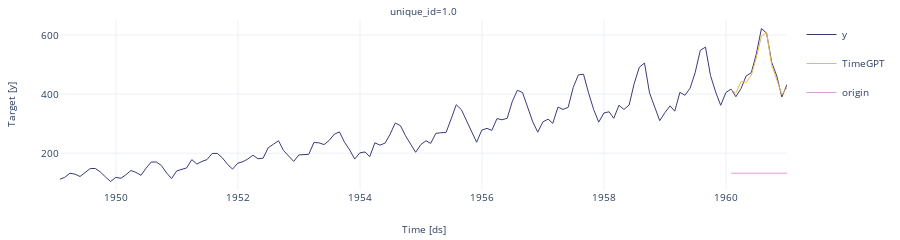

This figure's notebook cell:
### Code cell
sf.plot(df,forecasts_df,engine='plotly')

### Figure 1 — Plotly figure (JSON) as saved in the notebook; plotly's stock layout.template omitted (floating-point values rounded to 4 significant figures; data arrays with more than 128 entries replaced by an {"elided": "..."} marker saying what was removed)
{"data": [{"legendgroup": "y", "line": {"color": "#393b79", "width": 1}, "mode": "lines", "name": "y", "showlegend": true, "type": "scatter", "x": {"elided": "156 str values"}, "xaxis": "x", "y": {"elided": "156 int values"}, "yaxis": "y"}, {"legendgroup": "TimeGPT", "line": {"color": "#e7ba52", "width": 1}, "mode": "lines", "name": "TimeGPT", "showlegend": true, "type": "scatter", "x": {"elided": "156 str values"}, "xaxis": "x", "y": {"elided": "156 float values"}, "yaxis": "y"}, {"legendgroup": "origin", "line": {"color": "#de9ed6", "width": 1}, "mode": "lines", "name": "origin", "showlegend": true, "type": "scatter", "x": {"elided": "156 str values"}, "xaxis": "x", "y": {"elided": "156 int values"}, "yaxis": "y"}], "layout": {"annotations": [{"font": {"size": 10}, "showarrow": false, "text": "unique_id=1.0", "x": 0.5, "xanchor": "center", "xref": "paper", "y": 1, "yanchor": "bottom", "yref": "paper"}, {"font": {"size": 10}, "showarrow": false, "text": "Time [ds]", "x": 0.5, "xanchor": "center", "xref": "paper", "y": 0, "yanchor": "top", "yref": "paper", "yshift": -30}, {"font": {"size": 10}, "showarrow": false, "text": "Target [y]", "textangle": -90, "x": 0, "xanchor": "right", "xref": "paper", "xshift": -40, "y": 0.5, "yanchor": "middle", "yref": "paper"}], "autosize": true, "font": {"size": 10}, "height": 200, "margin": {"b": 50, "l": 60, "r": 10, "t": 20}, "xaxis": {"anchor": "y", "domain": [0, 1], "showticklabels": true, "visible": true}, "yaxis": {"anchor": "x", "domain": [0, 1]}}}
